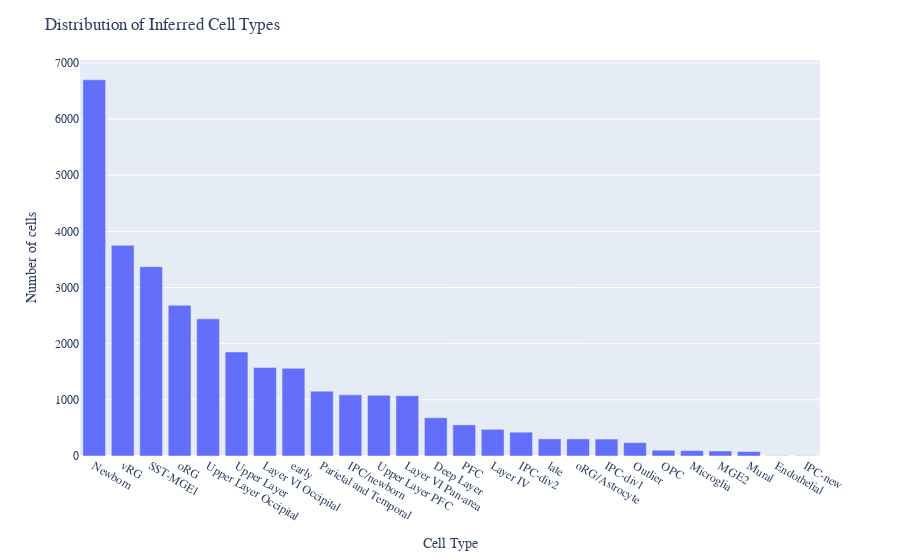

Notebook code for this chart:
### Code cell
import plotly.express as px 

labels = pd.Series(le.inverse_transform(topk.loc[:, 0]))

fig = px.bar(labels.value_counts())

fig.update_layout(
    title='Distribution of Inferred Cell Types',
    font_family='Serif',
    xaxis_title='Cell Type',
    yaxis_title='Number of cells',
    showlegend=False
)

fig.show()
# fig.write_image('../../ms-thesis/images/mo_experiment_inference_td.pdf', scale=3)

### Figure 1 — Plotly figure (JSON) as saved in the notebook; plotly's stock layout.template omitted (floating-point values rounded to 4 significant figures)
{"data": [{"alignmentgroup": "True", "hovertemplate": "variable=0<br>index=%{x}<br>value=%{y}<extra></extra>", "legendgroup": "0", "marker": {"color": "#636efa", "pattern": {"shape": ""}}, "name": "0", "offsetgroup": "0", "orientation": "v", "showlegend": true, "textposition": "auto", "type": "bar", "x": ["Newborn", "vRG", "SST-MGE1", "oRG", "Upper Layer Occipital", "Upper Layer", "Layer VI Occipital", "early", "Parietal and Temporal", "IPC/newborn", "Upper Layer PFC", "Layer VI Pan-area", "Deep Layer", "PFC", "Layer IV", "IPC-div2", "late", "oRG/Astrocyte", "IPC-div1", "Outlier", "OPC", "Microglia", "MGE2", "Mural", "Endothelial", "IPC-new"], "xaxis": "x", "y": [6699, 3751, 3372, 2683, 2442, 1853, 1577, 1561, 1155, 1089, 1082, 1073, 682, 554, 475, 424, 305, 304, 302, 238, 103, 97, 89, 80, 5, 5], "yaxis": "y"}], "layout": {"barmode": "relative", "font": {"family": "Serif"}, "legend": {"title": {"text": "variable"}, "tracegroupgap": 0}, "margin": {"t": 60}, "showlegend": false, "title": {"text": "Distribution of Inferred Cell Types"}, "xaxis": {"anchor": "y", "domain": [0, 1], "title": {"text": "Cell Type"}}, "yaxis": {"anchor": "x", "domain": [0, 1], "title": {"text": "Number of cells"}}}}
